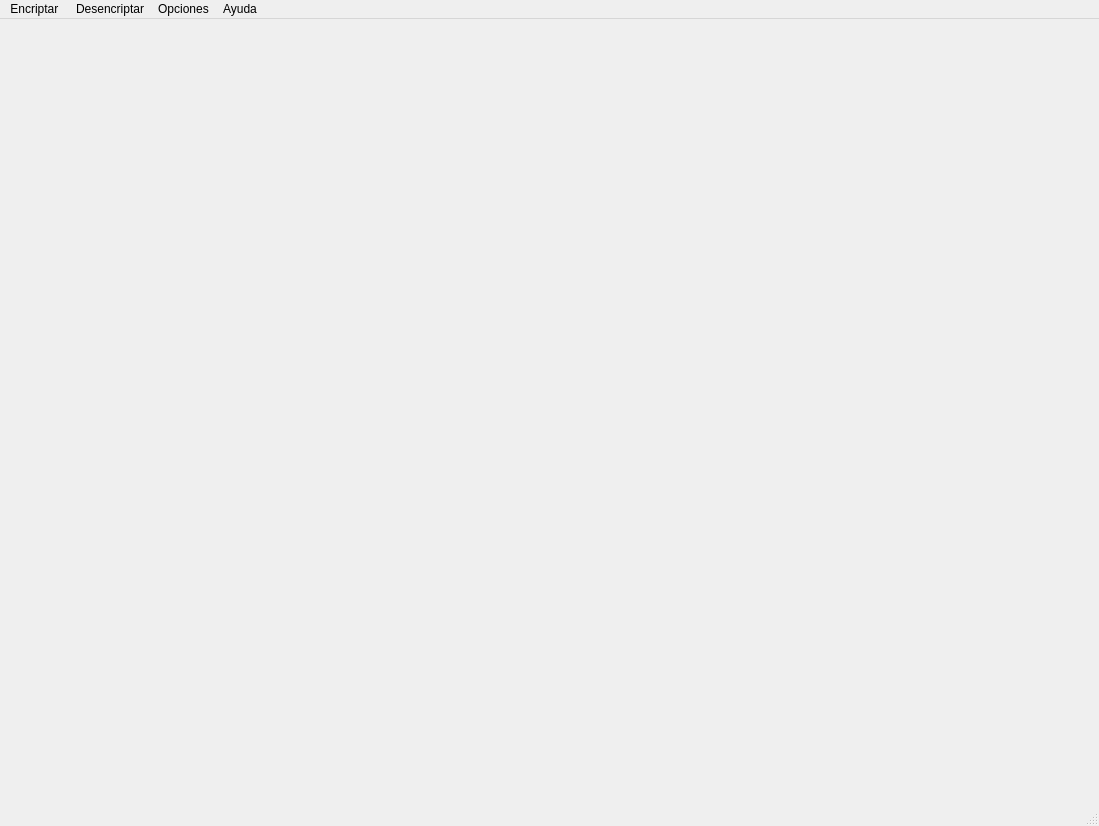
<?xml version="1.0" encoding="UTF-8"?>
<ui version="4.0">
 <class>FrmMenu</class>
 <widget class="QMainWindow" name="FrmMenu">
  <property name="geometry">
   <rect>
    <x>0</x>
    <y>0</y>
    <width>1099</width>
    <height>826</height>
   </rect>
  </property>
  <property name="windowTitle">
   <string>Sistema de encriptación de archivos</string>
  </property>
  <widget class="QWidget" name="centralwidget"/>
  <widget class="QMenuBar" name="menubar">
   <property name="geometry">
    <rect>
     <x>0</x>
     <y>0</y>
     <width>1099</width>
     <height>21</height>
    </rect>
   </property>
   <widget class="QMenu" name="menuEncriptar">
    <property name="title">
     <string>Encriptar </string>
    </property>
   </widget>
   <widget class="QMenu" name="menuDesencriptar">
    <property name="title">
     <string>Desencriptar</string>
    </property>
   </widget>
   <widget class="QMenu" name="menuOpciones">
    <property name="title">
     <string>Opciones</string>
    </property>
   </widget>
   <widget class="QMenu" name="menuAyuda">
    <property name="title">
     <string>Ayuda</string>
    </property>
   </widget>
   <addaction name="menuEncriptar"/>
   <addaction name="menuDesencriptar"/>
   <addaction name="menuOpciones"/>
   <addaction name="menuAyuda"/>
  </widget>
  <widget class="QStatusBar" name="statusbar"/>
 </widget>
 <resources/>
 <connections/>
</ui>
